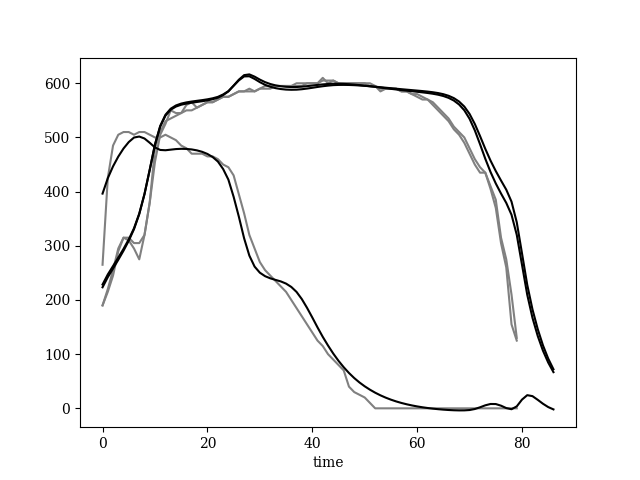

Source code (Python):
import numpy as np
import matplotlib.pyplot as plt
from keras.models import Sequential
from keras.layers.core import Dense, Activation
from keras.layers.recurrent import LSTM
from keras.optimizers import Adam
from keras.callbacks import EarlyStopping
from sklearn.model_selection import train_test_split
from sklearn.utils import shuffle
from sklearn.preprocessing import MinMaxScaler


import csv

with open('./press_log_100Hz/press_logs_20220309-103302_2_checked.csv') as f:
    reader = csv.reader(f)
    l = [row for row in reader]

end__ = 138

f = [k[1:] for k in l[1:end__]]
for i in range(len(f)):
    for j in range(len(f[0])):
        f[i][j] = float(f[i][j])
f = np.array(f)

np.random.seed(0)

'''
データの生成
'''
I = 3
noise = np.random.uniform(low=-30, high=30, size=(len(f), I))
l = f+noise

# 正規化
sclr_x = MinMaxScaler(feature_range=(0, 1))
l = sclr_x.fit_transform(l.reshape(-1, I))

length_of_sequences = len(l)-1
maxlen = 50  # ひとつの時系列データの長さ

data = []
target = []

for i in range(0, length_of_sequences - maxlen +1):
    data.append(l[i: i + maxlen])
    target.append(l[i + maxlen])

X = np.array(data).reshape(len(data), maxlen, I)
Y = np.array(target).reshape(len(data), I)

# データ設定
N_train = int(len(data) * 0.9)
N_validation = len(data) - N_train

X_train, X_validation, Y_train, Y_validation = \
    train_test_split(X, Y, test_size=N_validation)

'''
モデル設定
'''
n_in = len(X[0][0])  # 入力層次元:3
n_hidden = 20
n_out = len(Y[0])  # 出力層次元:3


def weight_variable(shape, name=None):
    return np.random.normal(scale=.01, size=shape)


early_stopping = EarlyStopping(monitor='val_loss', patience=10, verbose=1)

model = Sequential()
model.add(LSTM(n_hidden,
                    kernel_initializer=weight_variable,
                    input_shape=(maxlen, n_in)))
model.add(Dense(n_out, kernel_initializer=weight_variable))
model.add(Activation('linear'))

optimizer = Adam(lr=0.001, beta_1=0.9, beta_2=0.999)
model.compile(loss='mean_squared_error',
              optimizer=optimizer)

'''
モデル学習
'''
epochs = 500
batch_size = 10

hist = model.fit(X_train, Y_train,
          batch_size=batch_size,
          epochs=epochs,
          validation_data=(X_validation, Y_validation),
          callbacks=[early_stopping])

'''
出力を用いて予測
'''
truncate = maxlen
Z = X[:1]  # 元データの最初の一部だけ切り出し

original = [f[i] for i in range(end__-8)]
predicted = []

for i in range(length_of_sequences - maxlen + 1):
    z_ = Z[-1:]
    y_ = model.predict(z_)
    sequence_ = np.concatenate((z_.reshape(maxlen, n_in)[1:], y_),axis=0).reshape(1, maxlen, n_in)
    Z = np.append(Z, sequence_, axis=0)
    predicted.append(y_.reshape(-1))

predicted = np.array(predicted)
pred_inv = sclr_x.inverse_transform(predicted.reshape(-1, I))

fmt_name = "result.csv"
f_press = open(fmt_name, 'w')   # 書き込みファイル

count = 0
for i in pred_inv:
    value = "%6.9f, %6.9f, %6.9f"%(i[0], i[1], i[2])
    f_press.write(value + "\n")
f_press.close()

plt.rc('font', family='serif')
fig = plt.figure()
plt.plot(original[maxlen:], color='gray')
plt.plot(pred_inv, label='volume', color='black')
plt.xlabel('time')
plt.savefig('lstm.png')
'''
plt.rc('font', family='serif')
fig = plt.figure()
plt.plot(original[:][1], color='gray')
plt.plot(pred_inv[:][1], label='volume', color='black')
plt.xlabel('time')
plt.savefig('2.png')

plt.rc('font', family='serif')
fig = plt.figure()
plt.plot(original[:][2], color='gray')
plt.plot(pred_inv[:][2], label='volume', color='black')
plt.xlabel('time')
plt.savefig('3.png')
'''
'''
学習の進み具合を可視化
'''
#val_acc = hist.history['val_acc']
val_loss = hist.history['val_loss']

plt.rc('font', family='serif')
fig = plt.figure()
plt.plot(range(len(val_loss)), val_loss, label='loss', color='black')
plt.xlabel('epochs')
plt.savefig('loss.png')